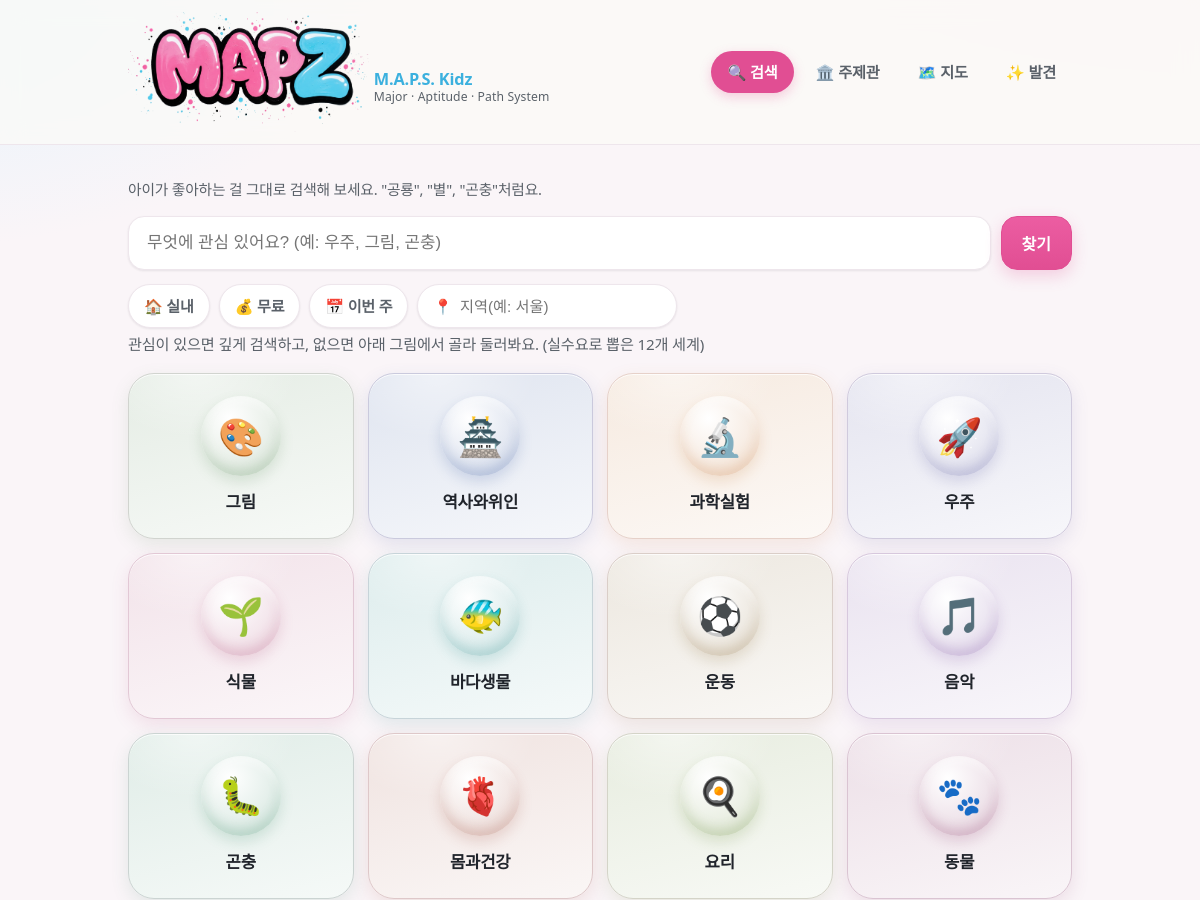
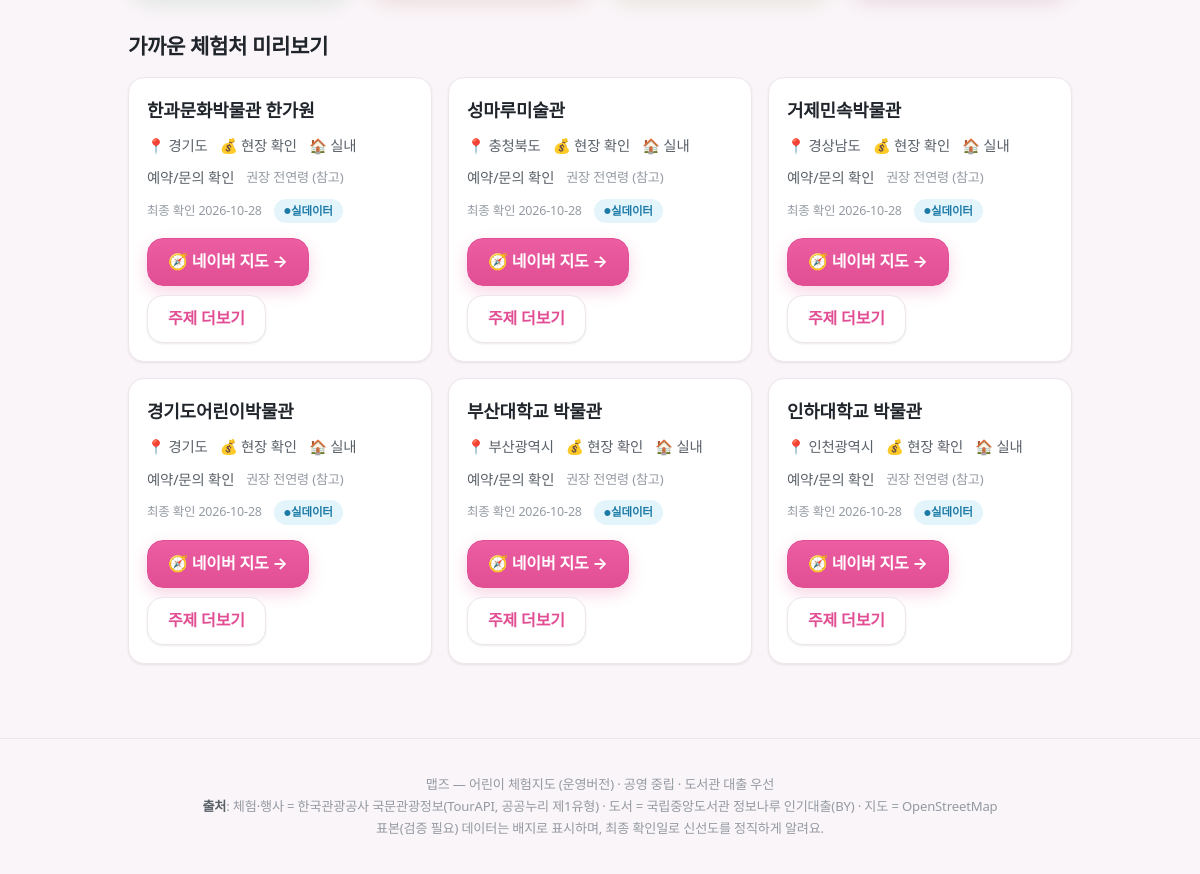
The page / on the database its author committed (2 pictures, top to bottom).
### tables this page shows
CREATE TABLE topic(id TEXT PRIMARY KEY, name TEXT, synonyms TEXT, emoji TEXT,
  demand_score REAL, connection_score REAL, age_profile TEXT);

CREATE TABLE experience(id TEXT PRIMARY KEY, name TEXT, type TEXT, topic_tags TEXT,
  verb_tags TEXT, lat REAL, lng REAL, region TEXT, period_start TEXT, period_end TEXT,
  hours TEXT, age_note TEXT, duration_min INT, cost TEXT, reservation_url TEXT,
  indoor INT, parking TEXT, stroller TEXT, crowd_note TEXT, related_books TEXT,
  tel TEXT, image TEXT, source TEXT, is_seed INT, last_verified TEXT, status TEXT);

### app/main.py (the view)
@app.get("/", response_class=HTMLResponse)
def page_search(request: Request, q: str = "", indoor: int = 0, free: int = 0, region: str = "", week: int = 0):
    af = bool(q or indoor or free or region or week)
    if af:
        d = api_search(q=q, indoor=indoor, free=free, region=region); results = d["results"]
        if week: results = [x for x in results if x["type"] == "상설시설" or (x["period_start"] and x["period_start"] <= _plus_days(7))]
    else: results = []
    con = db(); preview = [exp_row(r) for r in con.execute(f"SELECT * FROM experience WHERE {FRESH} AND type='상설시설' LIMIT 6", (today(),))]; con.close()
    return templates.TemplateResponse(request, "search.html", {"topics": [TOPICS[t] for t in TOPICS], "results": results,
        "query": q, "f": {"indoor": indoor, "free": free, "region": region, "week": week}, "active_filter": af,
        "preview": preview, "today": today(), "active": "search"})

### app/templates/search.html (shortened to what this page needs)
{% extends "base.html" %}
{% import "macros.html" as m %}
{% block content %}
<p class="hint">아이가 좋아하는 걸 그대로 검색해 보세요. "공룡", "별", "곤충"처럼요.</p>
<form class="searchbar" method="get" action="/">
<input type="search" name="q" value="{{ query }}" placeholder="무엇에 관심 있어요? (예: 우주, 그림, 곤충)" aria-label="검색어">
<button class="btn" type="submit">찾기</button>
</form>
<form class="chips" role="group" aria-label="부모 필터" method="get" action="/">
<label class="chip" aria-pressed="{{ 'true' if f.indoor else 'false' }}"><input type="checkbox" name="indoor" value="1" hidden {{ 'checked' if f.indoor }} onchange="this.form.submit()">🏠 실내</label>
<label class="chip" aria-pressed="{{ 'true' if f.free else 'false' }}"><input type="checkbox" name="free" value="1" hidden {{ 'checked' if f.free }} onchange="this.form.submit()">💰 무료</label>
<label class="chip" aria-pressed="{{ 'true' if f.week else 'false' }}"><input type="checkbox" name="week" value="1" hidden {{ 'checked' if f.week }} onchange="this.form.submit()">📅 이번 주</label>
<span class="chip" style="gap:6px">📍 <input type="text" name="region" value="{{ f.region }}" placeholder="지역(예: 서울)" aria-label="지역" style="border:0;background:transparent;min-width:90px;font-size:.95rem" onchange="this.form.submit()"></span>
</form>
<p class="section-note">관심이 있으면 깊게 검색하고, 없으면 아래 그림에서 골라 둘러봐요. (실수요로 뽑은 {{ topics|length }}개 세계)</p>
<div class="tiles">
{% for t in topics %}
<a class="tile" href="/topic/{{ t.id }}" style="--tc:{{ t.color }}"><span class="emoji">{{ t.emoji }}</span><span class="label">{{ t.name }}</span></a>
{% endfor %}
</div>
{% if active_filter %}
<h2 class="section-title">{% if query %}"{{ query }}" {% endif %}검색 결과 ({{ results|length }}건)
{% if f.indoor or f.free or f.week or f.region %}<span class="age"> · 필터: {{ '실내 ' if f.indoor }}{{ '무료 ' if f.free }}{{ '이번주 ' if f.week }}{{ f.region }}</span>{% endif %}</h2>
<div class="cards">
{% for x in results %}{{ m.exp_card(x) }}{% endfor %}
{% if results|length == 0 %}<p class="hint">딱 맞는 곳이 없어요. 위 그림 타일에서 둘러보는 건 어때요?</p>{% endif %}
</div>
{% else %}
<h2 class="section-title">가까운 체험처 미리보기</h2>
<div class="cards">{% for x in preview %}{{ m.exp_card(x) }}{% endfor %}</div>
{% endif %}
{% endblock %}

### app/templates/macros.html (shortened to what this page needs)
{% macro seed_badge(is_seed) -%}
{% if is_seed %}<span class="badge-seed">표본(검증 필요)</span>{% else %}<span class="badge-live">실데이터</span>{% endif %}
{%- endmacro %}
{% macro exp_card(x) -%}
<article class="card">
<h3>{{ x.name }}</h3>
<div class="meta"><span>📍 {{ x.region }}</span><span>💰 {{ x.cost or '현장 확인' }}</span>
<span>{{ '🏠 실내' if x.indoor else '🌳 야외' }}</span>{% if x.tel %}<span>📞 {{ x.tel }}</span>{% endif %}</div>
<div class="meta"><span>{{ '예약/문의 확인' if not x.tel else '전화 문의 가능' }}</span>
<span class="age">권장 {{ x.age_note or '전연령' }} (참고)</span></div>
<div class="meta"><span class="verified">최종 확인 {{ x.last_verified }}</span> {{ seed_badge(x.is_seed) }}</div>
<div class="cta-row"><a class="btn" href="{{ x.maplink }}" target="_blank" rel="noopener">🧭 네이버 지도 →</a>
<a class="btn ghost" href="/topic/{{ x.topic_tags[0] }}">주제 더보기</a></div>
</article>
{%- endmacro %}

### rows shown on the page
topic: emoji "🎨", name "그림"
topic: emoji "🏯", name "역사와위인"
topic: emoji "🔬", name "과학실험"
topic: emoji "🚀", name "우주"
topic: emoji "🌱", name "식물"
topic: emoji "🐠", name "바다생물"
topic: emoji "⚽", name "운동"
topic: emoji "🎵", name "음악"
topic: emoji "🐛", name "곤충"
topic: emoji "🫀", name "몸과건강"
topic: emoji "🍳", name "요리"
topic: emoji "🐾", name "동물"
experience: name "한과문화박물관 한가원", region "경기도", cost "현장 확인", indoor "🏠 실내", tel "예약/문의 확인", age_note "전연령", last_verified "2026-10-28"
experience: name "성마루미술관", region "충청북도", cost "현장 확인", indoor "🏠 실내", tel "예약/문의 확인", age_note "전연령", last_verified "2026-10-28"
experience: name "거제민속박물관", region "경상남도", cost "현장 확인", indoor "🏠 실내", tel "예약/문의 확인", age_note "전연령", last_verified "2026-10-28"
experience: name "경기도어린이박물관", region "경기도", cost "현장 확인", indoor "🏠 실내", tel "예약/문의 확인", age_note "전연령", last_verified "2026-10-28"
experience: name "부산대학교 박물관", region "부산광역시", cost "현장 확인", indoor "🏠 실내", tel "예약/문의 확인", age_note "전연령", last_verified "2026-10-28"
experience: name "인하대학교 박물관", region "인천광역시", cost "현장 확인", indoor "🏠 실내", tel "예약/문의 확인", age_note "전연령", last_verified "2026-10-28"

### other values the page prints
{{ topics|length }} "12"
